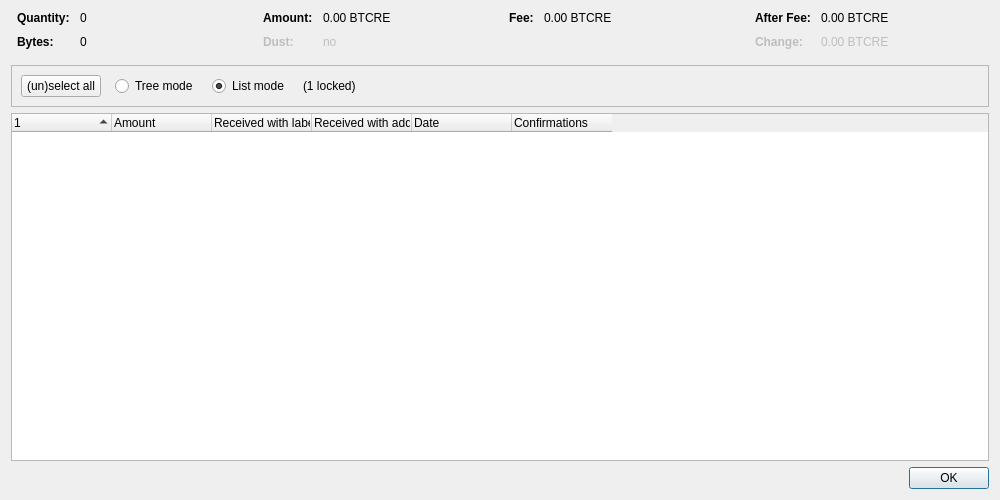
<?xml version="1.0" encoding="UTF-8"?>
<ui version="4.0">
 <class>CoinControlDialog</class>
 <widget class="QDialog" name="CoinControlDialog">
  <property name="geometry">
   <rect>
    <x>0</x>
    <y>0</y>
    <width>1000</width>
    <height>500</height>
   </rect>
  </property>
  <property name="windowTitle">
   <string>Coin Selection</string>
  </property>
  <layout class="QVBoxLayout" name="verticalLayout">
   <item>
    <layout class="QHBoxLayout" name="horizontalLayoutTop" stretch="0,0,0,0">
     <property name="topMargin">
      <number>0</number>
     </property>
     <property name="bottomMargin">
      <number>10</number>
     </property>
     <item>
      <layout class="QFormLayout" name="formLayoutCoinControl1">
       <property name="horizontalSpacing">
        <number>10</number>
       </property>
       <property name="verticalSpacing">
        <number>10</number>
       </property>
       <property name="leftMargin">
        <number>6</number>
       </property>
       <property name="rightMargin">
        <number>6</number>
       </property>
       <item row="0" column="0">
        <widget class="QLabel" name="labelCoinControlQuantityText">
         <property name="font">
          <font>
           <weight>75</weight>
           <bold>true</bold>
          </font>
         </property>
         <property name="text">
          <string>Quantity:</string>
         </property>
        </widget>
       </item>
       <item row="0" column="1">
        <widget class="QLabel" name="labelCoinControlQuantity">
         <property name="cursor">
          <cursorShape>IBeamCursor</cursorShape>
         </property>
         <property name="contextMenuPolicy">
          <enum>Qt::ActionsContextMenu</enum>
         </property>
         <property name="text">
          <string notr="true">0</string>
         </property>
         <property name="textInteractionFlags">
          <set>Qt::LinksAccessibleByMouse|Qt::TextSelectableByKeyboard|Qt::TextSelectableByMouse</set>
         </property>
        </widget>
       </item>
       <item row="1" column="0">
        <widget class="QLabel" name="labelCoinControlBytesText">
         <property name="font">
          <font>
           <weight>75</weight>
           <bold>true</bold>
          </font>
         </property>
         <property name="text">
          <string>Bytes:</string>
         </property>
        </widget>
       </item>
       <item row="1" column="1">
        <widget class="QLabel" name="labelCoinControlBytes">
         <property name="cursor">
          <cursorShape>IBeamCursor</cursorShape>
         </property>
         <property name="contextMenuPolicy">
          <enum>Qt::ActionsContextMenu</enum>
         </property>
         <property name="text">
          <string notr="true">0</string>
         </property>
         <property name="textInteractionFlags">
          <set>Qt::LinksAccessibleByMouse|Qt::TextSelectableByKeyboard|Qt::TextSelectableByMouse</set>
         </property>
        </widget>
       </item>
      </layout>
     </item>
     <item>
      <layout class="QFormLayout" name="formLayoutCoinControl2">
       <property name="horizontalSpacing">
        <number>10</number>
       </property>
       <property name="verticalSpacing">
        <number>10</number>
       </property>
       <property name="leftMargin">
        <number>6</number>
       </property>
       <property name="rightMargin">
        <number>6</number>
       </property>
       <item row="0" column="0">
        <widget class="QLabel" name="labelCoinControlAmountText">
         <property name="font">
          <font>
           <weight>75</weight>
           <bold>true</bold>
          </font>
         </property>
         <property name="text">
          <string>Amount:</string>
         </property>
        </widget>
       </item>
       <item row="0" column="1">
        <widget class="QLabel" name="labelCoinControlAmount">
         <property name="cursor">
          <cursorShape>IBeamCursor</cursorShape>
         </property>
         <property name="contextMenuPolicy">
          <enum>Qt::ActionsContextMenu</enum>
         </property>
         <property name="text">
          <string notr="true">0.00 BTCRE</string>
         </property>
         <property name="textInteractionFlags">
          <set>Qt::LinksAccessibleByMouse|Qt::TextSelectableByKeyboard|Qt::TextSelectableByMouse</set>
         </property>
        </widget>
       </item>
       <item row="1" column="0">
        <widget class="QLabel" name="labelCoinControlLowOutputText">
         <property name="enabled">
          <bool>false</bool>
         </property>
         <property name="font">
          <font>
           <weight>75</weight>
           <bold>true</bold>
          </font>
         </property>
         <property name="text">
          <string>Dust:</string>
         </property>
        </widget>
       </item>
       <item row="1" column="1">
        <widget class="QLabel" name="labelCoinControlLowOutput">
         <property name="enabled">
          <bool>false</bool>
         </property>
         <property name="cursor">
          <cursorShape>IBeamCursor</cursorShape>
         </property>
         <property name="contextMenuPolicy">
          <enum>Qt::ActionsContextMenu</enum>
         </property>
         <property name="text">
          <string notr="true">no</string>
         </property>
         <property name="textInteractionFlags">
          <set>Qt::LinksAccessibleByMouse|Qt::TextSelectableByKeyboard|Qt::TextSelectableByMouse</set>
         </property>
        </widget>
       </item>
      </layout>
     </item>
     <item>
      <layout class="QFormLayout" name="formLayoutCoinControl3">
       <property name="horizontalSpacing">
        <number>10</number>
       </property>
       <property name="verticalSpacing">
        <number>10</number>
       </property>
       <property name="leftMargin">
        <number>6</number>
       </property>
       <property name="rightMargin">
        <number>6</number>
       </property>
       <item row="0" column="0">
        <widget class="QLabel" name="labelCoinControlFeeText">
         <property name="font">
          <font>
           <weight>75</weight>
           <bold>true</bold>
          </font>
         </property>
         <property name="text">
          <string>Fee:</string>
         </property>
        </widget>
       </item>
       <item row="0" column="1">
        <widget class="QLabel" name="labelCoinControlFee">
         <property name="cursor">
          <cursorShape>IBeamCursor</cursorShape>
         </property>
         <property name="contextMenuPolicy">
          <enum>Qt::ActionsContextMenu</enum>
         </property>
         <property name="text">
          <string notr="true">0.00 BTCRE</string>
         </property>
         <property name="textInteractionFlags">
          <set>Qt::LinksAccessibleByMouse|Qt::TextSelectableByKeyboard|Qt::TextSelectableByMouse</set>
         </property>
        </widget>
       </item>
      </layout>
     </item>
     <item>
      <layout class="QFormLayout" name="formLayoutCoinControl4">
       <property name="horizontalSpacing">
        <number>10</number>
       </property>
       <property name="verticalSpacing">
        <number>10</number>
       </property>
       <property name="leftMargin">
        <number>6</number>
       </property>
       <property name="rightMargin">
        <number>6</number>
       </property>
       <item row="0" column="0">
        <widget class="QLabel" name="labelCoinControlAfterFeeText">
         <property name="font">
          <font>
           <weight>75</weight>
           <bold>true</bold>
          </font>
         </property>
         <property name="text">
          <string>After Fee:</string>
         </property>
        </widget>
       </item>
       <item row="0" column="1">
        <widget class="QLabel" name="labelCoinControlAfterFee">
         <property name="cursor">
          <cursorShape>IBeamCursor</cursorShape>
         </property>
         <property name="contextMenuPolicy">
          <enum>Qt::ActionsContextMenu</enum>
         </property>
         <property name="text">
          <string notr="true">0.00 BTCRE</string>
         </property>
         <property name="textInteractionFlags">
          <set>Qt::LinksAccessibleByMouse|Qt::TextSelectableByKeyboard|Qt::TextSelectableByMouse</set>
         </property>
        </widget>
       </item>
       <item row="1" column="0">
        <widget class="QLabel" name="labelCoinControlChangeText">
         <property name="enabled">
          <bool>false</bool>
         </property>
         <property name="font">
          <font>
           <weight>75</weight>
           <bold>true</bold>
          </font>
         </property>
         <property name="text">
          <string>Change:</string>
         </property>
        </widget>
       </item>
       <item row="1" column="1">
        <widget class="QLabel" name="labelCoinControlChange">
         <property name="enabled">
          <bool>false</bool>
         </property>
         <property name="cursor">
          <cursorShape>IBeamCursor</cursorShape>
         </property>
         <property name="contextMenuPolicy">
          <enum>Qt::ActionsContextMenu</enum>
         </property>
         <property name="text">
          <string notr="true">0.00 BTCRE</string>
         </property>
         <property name="textInteractionFlags">
          <set>Qt::LinksAccessibleByMouse|Qt::TextSelectableByKeyboard|Qt::TextSelectableByMouse</set>
         </property>
        </widget>
       </item>
      </layout>
     </item>
    </layout>
   </item>
   <item>
    <widget class="QFrame" name="frame">
     <property name="minimumSize">
      <size>
       <width>0</width>
       <height>40</height>
      </size>
     </property>
     <property name="frameShape">
      <enum>QFrame::StyledPanel</enum>
     </property>
     <property name="frameShadow">
      <enum>QFrame::Sunken</enum>
     </property>
     <layout class="QHBoxLayout" name="horizontalLayout">
      <item>
       <layout class="QHBoxLayout" name="horizontalLayoutPanel" stretch="0,0,0,0,0">
        <property name="spacing">
         <number>14</number>
        </property>
        <item>
         <widget class="QPushButton" name="pushButtonSelectAll">
          <property name="sizePolicy">
           <sizepolicy hsizetype="Maximum" vsizetype="Fixed">
            <horstretch>0</horstretch>
            <verstretch>0</verstretch>
           </sizepolicy>
          </property>
          <property name="text">
           <string>(un)select all</string>
          </property>
          <property name="autoDefault">
           <bool>false</bool>
          </property>
         </widget>
        </item>
        <item>
         <widget class="QRadioButton" name="radioTreeMode">
          <property name="sizePolicy">
           <sizepolicy hsizetype="Maximum" vsizetype="Fixed">
            <horstretch>0</horstretch>
            <verstretch>0</verstretch>
           </sizepolicy>
          </property>
          <property name="text">
           <string>Tree mode</string>
          </property>
         </widget>
        </item>
        <item>
         <widget class="QRadioButton" name="radioListMode">
          <property name="sizePolicy">
           <sizepolicy hsizetype="Maximum" vsizetype="Fixed">
            <horstretch>0</horstretch>
            <verstretch>0</verstretch>
           </sizepolicy>
          </property>
          <property name="text">
           <string>List mode</string>
          </property>
          <property name="checked">
           <bool>true</bool>
          </property>
         </widget>
        </item>
        <item>
         <widget class="QLabel" name="labelLocked">
          <property name="text">
           <string notr="true">(1 locked)</string>
          </property>
         </widget>
        </item>
        <item>
         <spacer name="horizontalSpacer">
          <property name="orientation">
           <enum>Qt::Horizontal</enum>
          </property>
          <property name="sizeHint" stdset="0">
           <size>
            <width>40</width>
            <height>20</height>
           </size>
          </property>
         </spacer>
        </item>
       </layout>
      </item>
     </layout>
    </widget>
   </item>
   <item>
    <widget class="CoinControlTreeWidget" name="treeWidget">
     <property name="contextMenuPolicy">
      <enum>Qt::CustomContextMenu</enum>
     </property>
     <property name="sortingEnabled">
      <bool>false</bool>
     </property>
     <property name="columnCount">
      <number>6</number>
     </property>
     <attribute name="headerShowSortIndicator" stdset="0">
      <bool>true</bool>
     </attribute>
     <attribute name="headerStretchLastSection">
      <bool>false</bool>
     </attribute>
     <column>
      <property name="text">
       <string/>
      </property>
     </column>
     <column>
      <property name="text">
       <string>Amount</string>
      </property>
     </column>
     <column>
      <property name="text">
       <string>Received with label</string>
      </property>
     </column>
     <column>
      <property name="text">
       <string>Received with address</string>
      </property>
     </column>
     <column>
      <property name="text">
       <string>Date</string>
      </property>
     </column>
     <column>
      <property name="text">
       <string>Confirmations</string>
      </property>
      <property name="toolTip">
       <string>Confirmed</string>
      </property>
     </column>
     <column>
      <property name="text">
       <string/>
      </property>
     </column>
     <column>
      <property name="text">
       <string/>
      </property>
     </column>
     <column>
      <property name="text">
       <string/>
      </property>
     </column>
     <column>
      <property name="text">
       <string/>
      </property>
     </column>
    </widget>
   </item>
   <item>
    <widget class="QDialogButtonBox" name="buttonBox">
     <property name="orientation">
      <enum>Qt::Horizontal</enum>
     </property>
     <property name="standardButtons">
      <set>QDialogButtonBox::Ok</set>
     </property>
    </widget>
   </item>
  </layout>
 </widget>
 <customwidgets>
  <customwidget>
   <class>CoinControlTreeWidget</class>
   <extends>QTreeWidget</extends>
   <header>qt/coincontroltreewidget.h</header>
  </customwidget>
 </customwidgets>
 <resources/>
 <connections/>
</ui>
